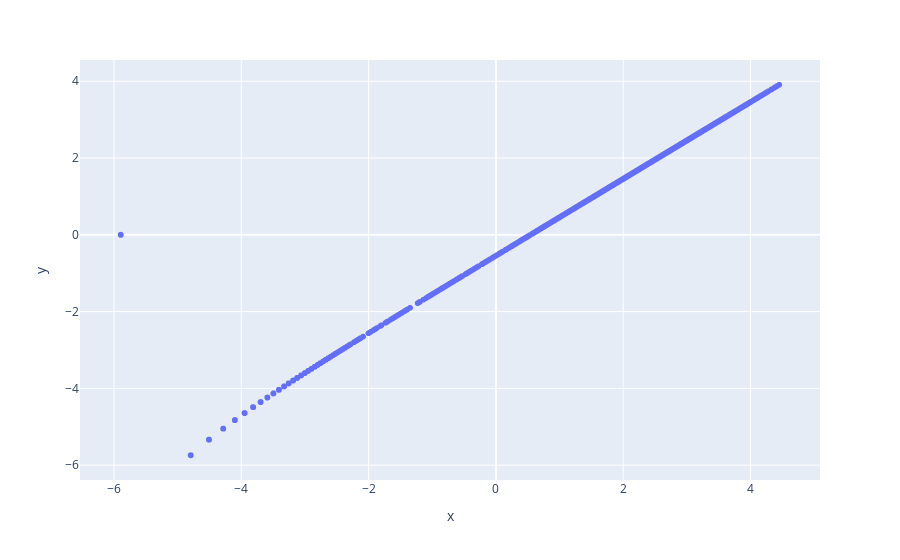

Source (notebook cell):
### Code cell
px.scatter(x=clr2_df.ad927_d1_dnaid2017_TV4592A, y = clr_df.ad927_d1_dnaid2017_TV4592A)

### Figure 1 — Plotly figure (JSON) as saved in the notebook; plotly's stock layout.template omitted (floating-point values rounded to 4 significant figures; data arrays with more than 128 entries replaced by an {"elided": "..."} marker saying what was removed)
{"data": [{"hovertemplate": "x=%{x}<br>y=%{y}<extra></extra>", "legendgroup": "", "marker": {"color": "#636efa", "symbol": "circle"}, "mode": "markers", "name": "", "showlegend": false, "type": "scattergl", "x": {"elided": "3111 float values"}, "xaxis": "x", "y": {"elided": "3111 float values"}, "yaxis": "y"}], "layout": {"legend": {"tracegroupgap": 0}, "margin": {"t": 60}, "xaxis": {"anchor": "y", "domain": [0, 1], "title": {"text": "x"}}, "yaxis": {"anchor": "x", "domain": [0, 1], "title": {"text": "y"}}}}
